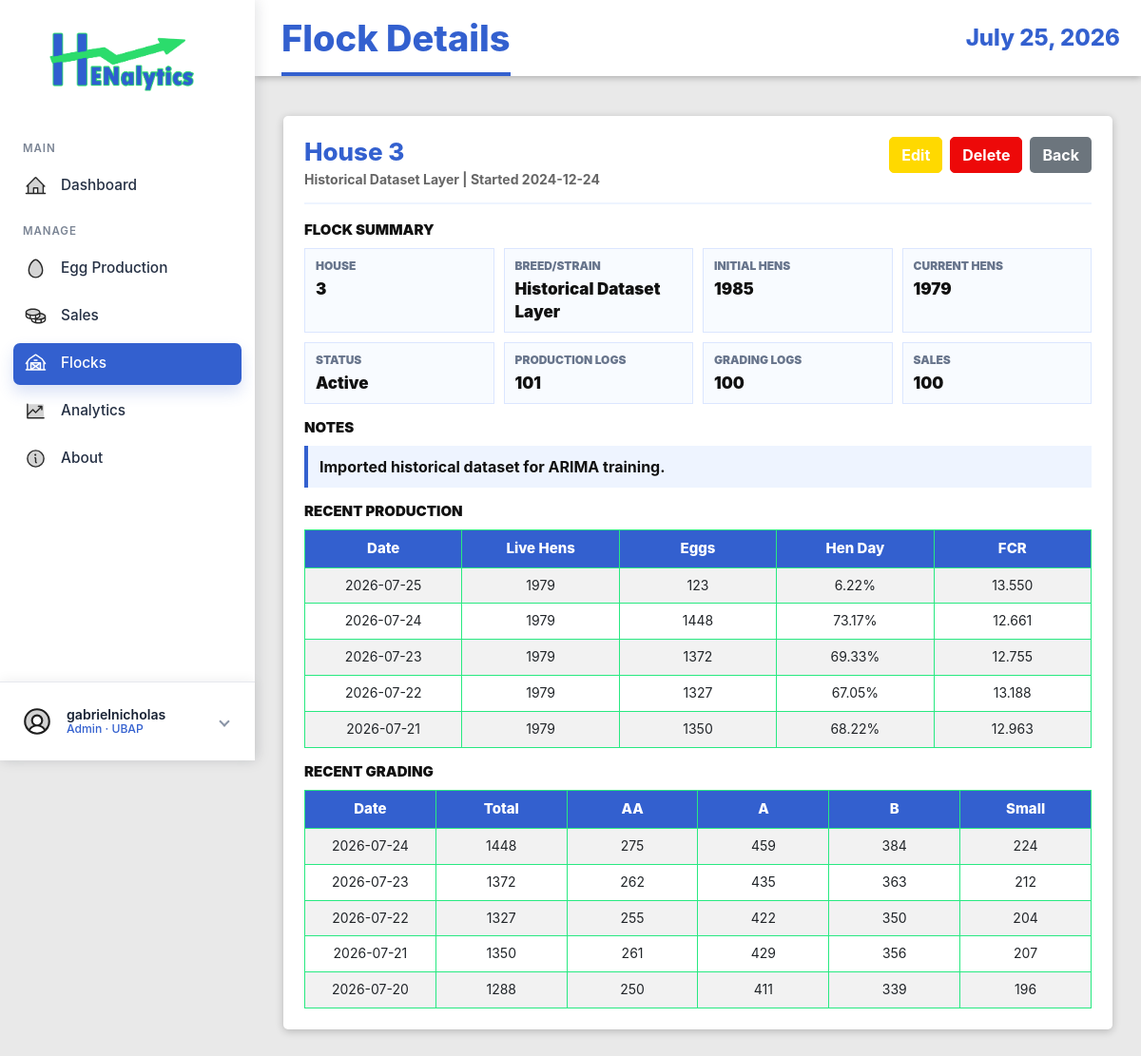
/flocks/4/ (signed in), run on an earlier commit of the app's database.
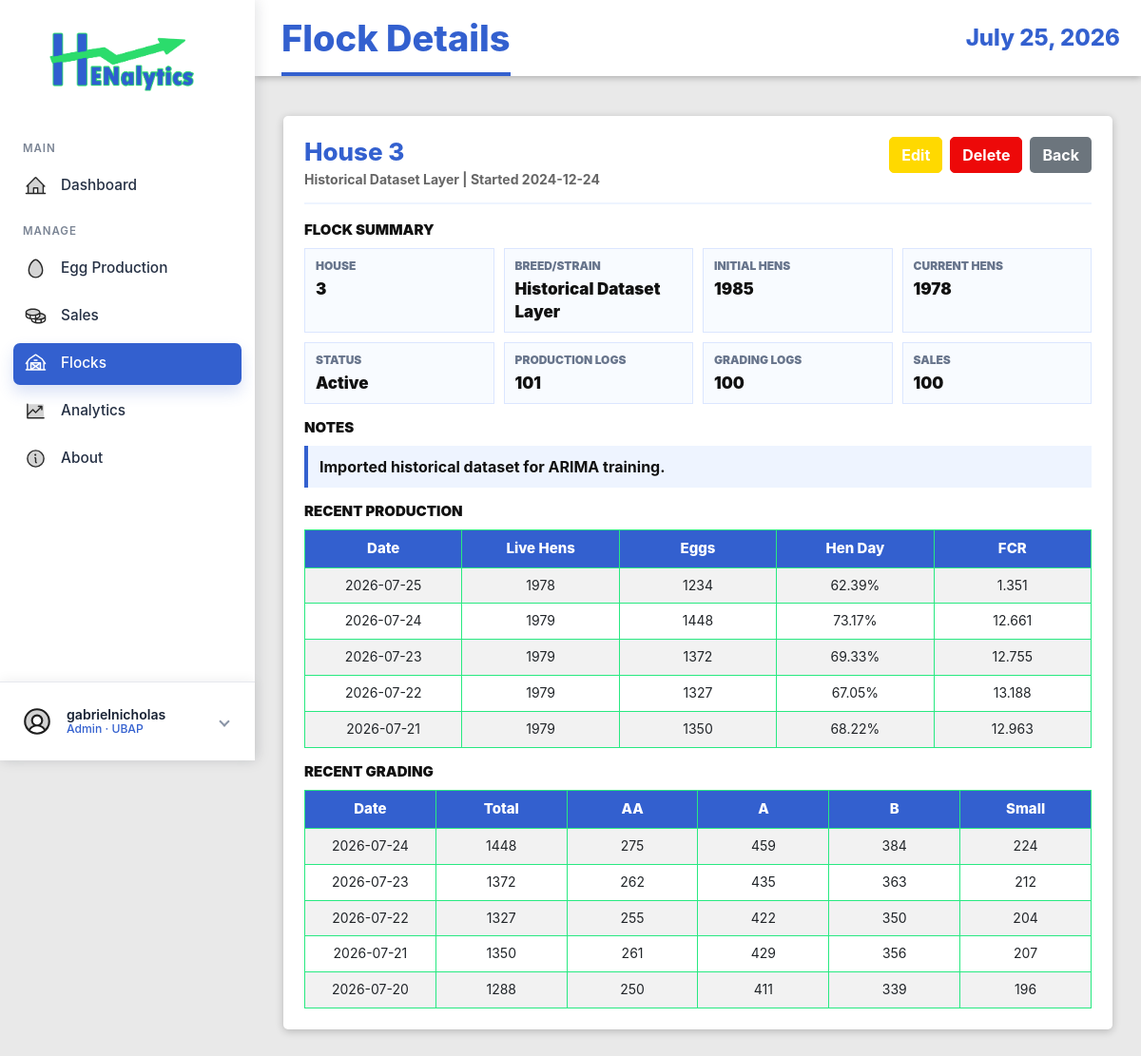
And on a later commit of the database.
### EggProduction/models.py (models this page shows, shortened)
class ProductionLog(models.Model):
    flock = models.ForeignKey(Flock, on_delete=models.CASCADE, related_name='production_logs')
    log_date = models.DateField()
    age_weeks = models.IntegerField(validators=[MinValueValidator(0)])
    age_days = models.IntegerField(validators=[MinValueValidator(0)])
    hen_count = models.IntegerField(validators=[MinValueValidator(0)])
    dead_count = models.IntegerField(validators=[MinValueValidator(0)], default=0)
    culled_count = models.IntegerField(validators=[MinValueValidator(0)], default=0)
    feed_bags = models.IntegerField(validators=[MinValueValidator(0)], default=0)
    eggs_total = models.IntegerField(validators=[MinValueValidator(0)])
    pct_hen_day = models.DecimalField(max_digits=5, decimal_places=2, validators=[MinValueValidator(0), MaxValueValidator(100)])
    pct_hen_housed = models.DecimalField(max_digits=5, decimal_places=2, validators=[MinValueValidator(0), MaxValueValidator(100)])
    fcr = models.DecimalField(max_digits=8, decimal_places=3, null=True, blank=True, help_text="Feed Conversion Ratio")
    remarks = models.TextField(blank=True, null=True)
    entered_by = models.ForeignKey(User, on_delete=models.SET_NULL, null=True, related_name='production_logs')
    created_at = models.DateTimeField(auto_now_add=True)
    updated_at = models.DateTimeField(auto_now=True)
    class Meta:
        ordering = ['-log_date']
        unique_together = ('flock', 'log_date')

class GradingLog(models.Model):
    flock = models.ForeignKey(Flock, on_delete=models.CASCADE, related_name='grading_logs')
    log_date = models.DateField()
    age_weeks = models.IntegerField(validators=[MinValueValidator(0)])
    eggs_total = models.IntegerField(validators=[MinValueValidator(0)])
    eggs_aa = models.IntegerField(validators=[MinValueValidator(0)], default=0)
    eggs_a = models.IntegerField(validators=[MinValueValidator(0)], default=0)
    eggs_b = models.IntegerField(validators=[MinValueValidator(0)], default=0)
    eggs_small = models.IntegerField(validators=[MinValueValidator(0)], default=0)
    eggs_broken = models.IntegerField(validators=[MinValueValidator(0)], default=0)
    eggs_decode = models.IntegerField(validators=[MinValueValidator(0)], default=0)
    eggs_source = models.CharField(max_length=100, blank=True, null=True)
    created_at = models.DateTimeField(auto_now_add=True)
    updated_at = models.DateTimeField(auto_now=True)
    class Meta:
        ordering = ['-log_date']
        unique_together = ('flock', 'log_date')

### EggProduction/views.py (the view)
# urls.py: path('flocks/<int:pk>/', views.FlockDetailView.as_view(), name='flock-detail'),
class FlockDetailView(LoginRequiredMixin, DetailView):
    model = Flock
    template_name = 'egg_production/flock_detail.html'
    context_object_name = 'flock'
    def get_context_data(self, **kwargs):
        context = super().get_context_data(**kwargs)
        flock = self.get_object()
        production_qs = ProductionLog.objects.filter(flock=flock)
        grading_qs = GradingLog.objects.filter(flock=flock)
        sales_qs = SalesTransaction.objects.filter(flock=flock)
        context['production_logs'] = production_qs.order_by('-log_date')[:5]
        context['grading_logs'] = grading_qs.order_by('-log_date')[:5]
        context['sales'] = sales_qs.order_by('-sale_date')[:5]
        context['production_log_count'] = production_qs.count()
        context['grading_log_count'] = grading_qs.count()
        context['sales_count'] = sales_qs.count()
        context['current_hen_count'] = (
            production_qs.order_by('-log_date', '-pk')
            .values_list('hen_count', flat=True)
            .first()
            or flock.initial_hen_count
        )
        return context

### EggProduction/templates/egg_production/flock_detail.html (shortened to what the changed rows need)
{% extends 'base.html' %}
{% load static %}
{% block page_title %}Flock Details{% endblock %}
{% block content %}
<div class="action-panel detail-panel">
    <div class="detail-header">
        <div>
            <h2 class="detail-title">House {{ flock.house_no }}</h2>
        </div>
    </div>
    <section class="detail-section">
        <div class="detail-grid">
            <div class="detail-item"><span class="detail-label">Current Hens</span><span class="detail-value">{{ current_hen_count }}</span></div>
        </div>
    </section>
    <section class="detail-section">
        {% if production_logs %}
        <div class="table-responsive detail-mini-table">
            <table class="table table-striped">
                <thead>
                    <tr>
                        <th>Date</th>
                        <th>Live Hens</th>
                        <th>Eggs</th>
                        <th>Hen Day</th>
                        <th>FCR</th>
                    </tr>
                </thead>
                <tbody>
                    {% for log in production_logs %}
                    <tr>
                        <td>{{ log.log_date|date:"Y-m-d" }}</td>
                        <td>{{ log.hen_count }}</td>
                        <td>{{ log.eggs_total }}</td>
                        <td>{{ log.pct_hen_day }}%</td>
                        <td>{{ log.fcr|default:"N/A" }}</td>
                    </tr>
                    {% endfor %}
                </tbody>
            </table>
        </div>
        {% else %}
        <div class="detail-note">No production logs yet.</div>
        {% endif %}
    </section>
    <section class="detail-section">
        {% if grading_logs %}
        <div class="table-responsive detail-mini-table">
            <table class="table table-striped">
                <thead>
                    <tr>
                        <th>Date</th>
                        <th>Total</th>
                        <th>AA</th>
                        <th>A</th>
                        <th>B</th>
                        <th>Small</th>
                    </tr>
                </thead>
                <tbody>
                    {% for log in grading_logs %}
                    <tr>
                        <td>{{ log.log_date|date:"Y-m-d" }}</td>
                        <td>{{ log.eggs_total }}</td>
                        <td>{{ log.eggs_aa }}</td>
                        <td>{{ log.eggs_a }}</td>
                        <td>{{ log.eggs_b }}</td>
                        <td>{{ log.eggs_small }}</td>
                    </tr>
                    {% endfor %}
                </tbody>
            </table>
        </div>
        {% else %}
        <div class="detail-note">No grading logs yet.</div>
        {% endif %}
    </section>
</div>
{% endblock %}

What changed in the data, as far as the page shows it:
removed ProductionLog: log_date "2026-07-25", hen_count "1979", eggs_total "123", pct_hen_day "6.22", fcr "13.550"
added ProductionLog: log_date "2026-07-25", hen_count "1978", eggs_total "1234", pct_hen_day "62.39", fcr "1.351"
Also different on the page:
{{ current_hen_count }}: "1979" → "1978"
